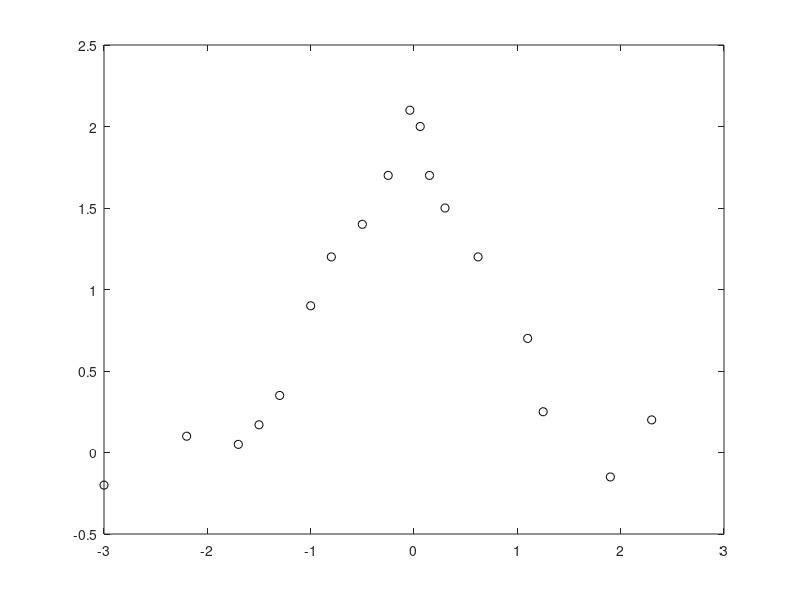

Here is the MATLAB script that generated this plot: (Note: this script raises an error after producing the figure.)
clear; close; clc;

x = [0 0.5 1.1 1.8 2.1 2.4 2.9 3.2 3.7 4.2 4.9 5.3 6.1 6.7 7];
y = [1.1 1.6 2.3 3.7 4.3 4.8 4.9 5.5 6.2 6.4 7.1 7.1 8.3 6.9 5.3];

plot(x,y,'mo-'), hold

n = length(x);
pcoeff1 = polyfit(x,y,1); % polinomial fit 1 order
pcoeff2 = polyfit(x,y,2); % polinomial fit 2 order

xp = 0:0.1:7;
yp1 = polyval(pcoeff1,xp);
yp2 = polyval(pcoeff2,xp);
yint = interp1(x,y,xp,'spline')

plot(xp,yp1,'k',xp,yp2,'g',xp,yint), hold off;

% E1 = sqrt(sum(abs(yp1-y).^2)/n)
% E2 = sqrt(sum(abs(yp2-y).^2)/n)

% polinomial fit for a lot of data will give bad results

x = [-3 -2.2 -1.7 -1.5 -1.3 -1.0 -0.8 -0.5 -0.25 -0.04 0.06 0.15 0.3 ...
    0.62 1.1 1.25 1.9 2.3];
y = [-0.2 0.1 0.05 0.17 0.35 0.9 1.2 1.4 1.7 2.1 2.0 1.7 1.5 1.2 0.7 ...
    0.25 -0.15 0.2];
plot(x,y,'ko'), hold

A = 1; B = 1;
coeff = fminsearch('gauss_fit',[A B],[],x,y);

A = coeff(1), B = coeff(2)

x2 = -3:0.1:3;
y2 = A*exp(-B*x2.^2);

plot(x2,y2,'m-'), hold off;
